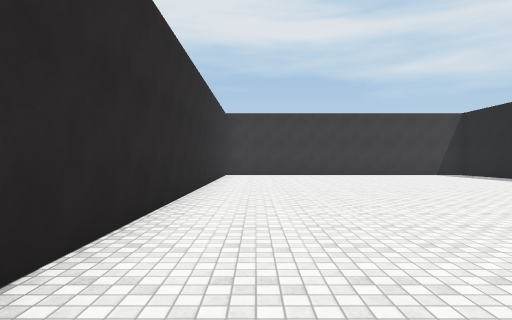
view 1 (above)

18 first-person views from a walk through a Unity game level. The camera is 1.4 m above the floor, looks level and sees 75° across. The floor is counted in squares, 2 m on a side. Each view is taken from the middle of a square. On the plan, view 1 faces up. The plan holds only what a view shows up to about 10 squares ahead; the rest is blank. The player is left out. Door leaves are left out, so doorways stand open. Surface patterns are stand-ins for the level's own textures.

view 2
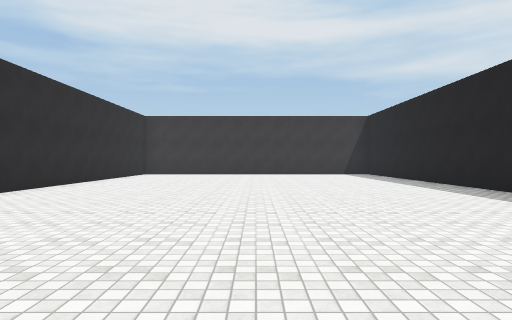

view 3
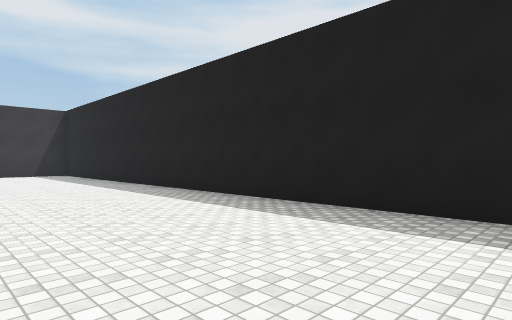

view 4
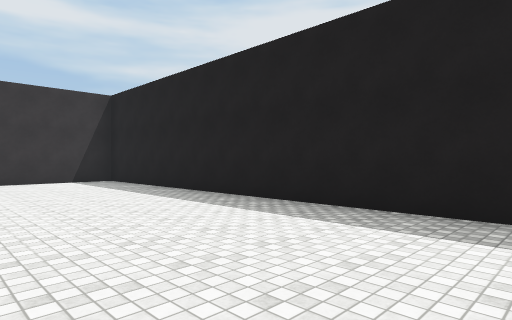

view 5
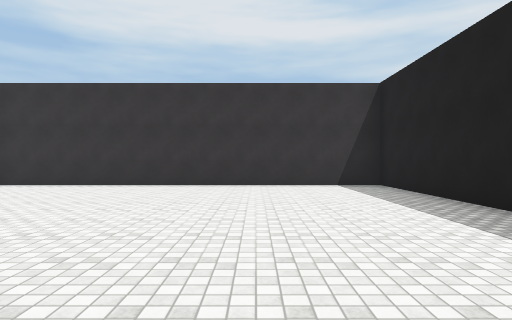

view 6
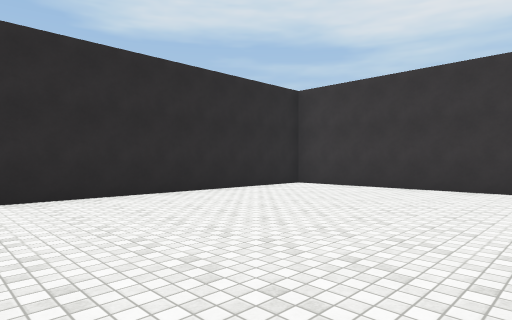

view 7
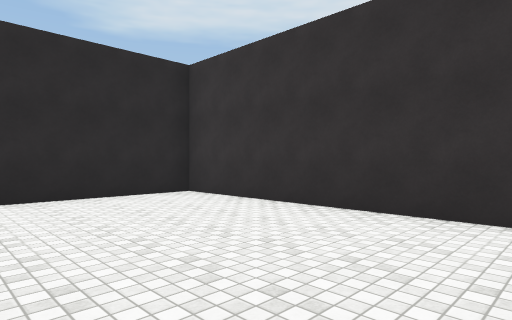

view 8
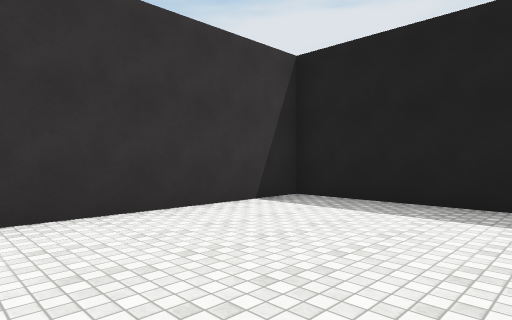

view 9
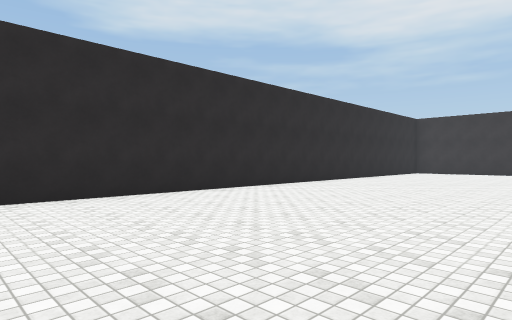

view 10
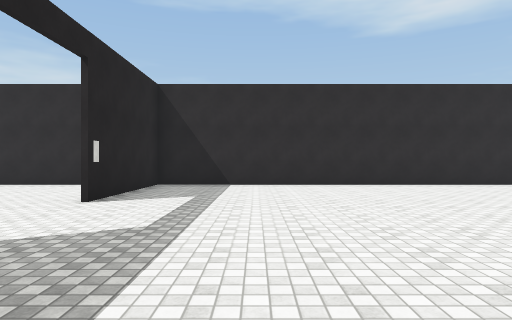

view 11
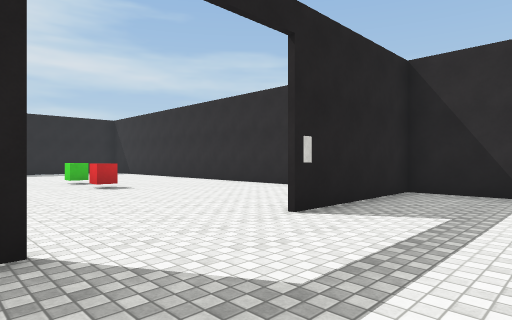

view 12
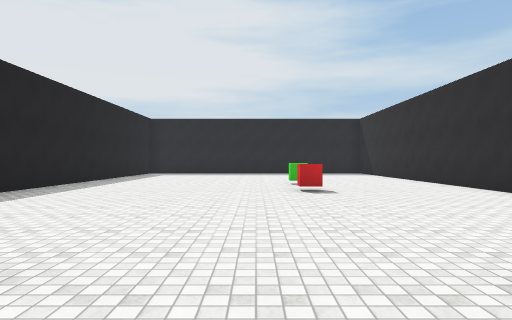

view 13
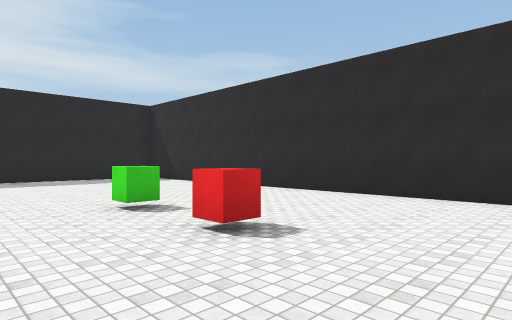

view 14
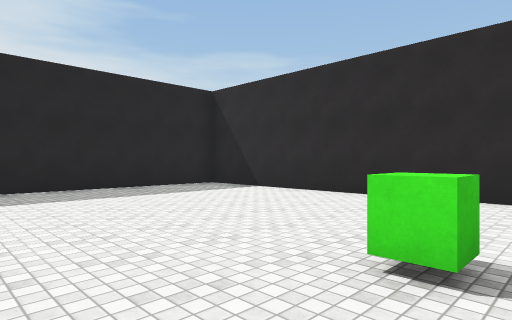

view 15
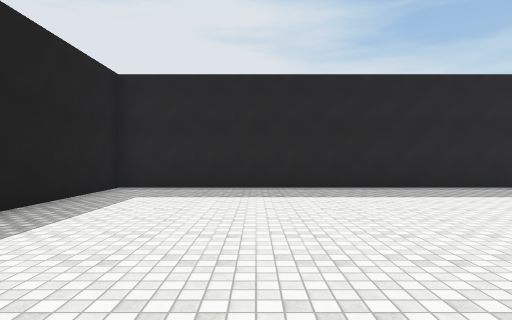

view 16
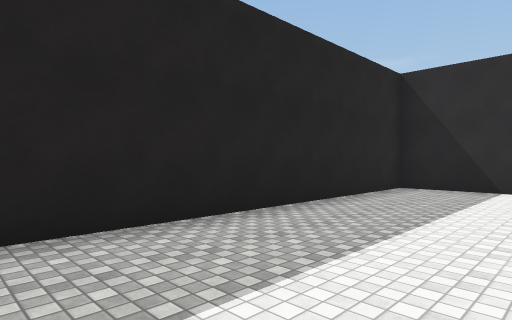

view 17
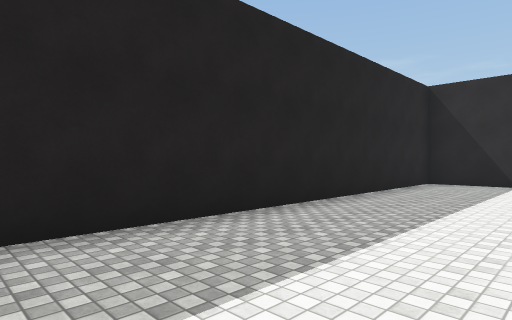

view 18
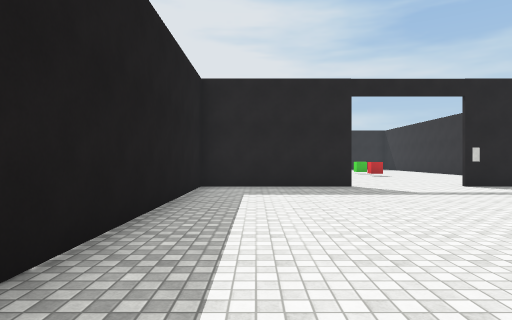

### Floor plan
Ten units are one square. View 1 is at (0, 0); x grows to the right and y downward. Boxes are objects, and circles mark ways between rooms. Rooms are numbered by the first view taken in them; rooms with no view inside come last. Other rooms are left out.
<svg viewBox="-19 -158 118 396">
<path fill="none" stroke="#000" d="M54 78 94 78 94 -153 -14 -153 -14 78 16 78M94 160 94 130M-14 99 -14 233 94 233 94 194"/>
<rect x="15" y="75" width="10" height="10" fill="#bbb"><title>other object</title></rect>
<rect x="25" y="155" width="10" height="10" fill="#bbb"><title>green cube</title></rect>
<rect x="25" y="135" width="10" height="10" fill="#bbb"><title>red cube</title></rect>
<circle cx="40" cy="80" r="3" fill="#2a7"/>
<text x="40" y="-40">1</text>
<text x="40" y="160">2</text>
</svg>
Room 1 opens to room 2.

Where each view was taken, in squares from view 1:
view 1: 0 up, 0 right, facing up
view 2: 1 down, 4 right, facing up
view 3: 1 down, 5 right, facing up-right
view 4: 4 up, 5 right, facing up-right
view 5: 6 up, 6 right, facing up
view 6: 7 up, 5 right, facing up-left
view 7: 11 up, 5 right, facing up-left
view 8: 11 up, 4 right, facing up-right
view 9: 3 down, 5 right, facing up-left
view 10: 5 down, 8 right, facing left
view 11: 5 down, 6 right, facing down-left
view 12: 6 down, 4 right, facing down
view 13: 11 down, 5 right, facing down-left
view 14: 15 down, 5 right, facing down-left
view 15: 15 down, 6 right, facing down
view 16: 20 down, 7 right, facing down-left
view 17: 20 down, 9 right, facing down-left
view 18: 1 up, 8 right, facing down
